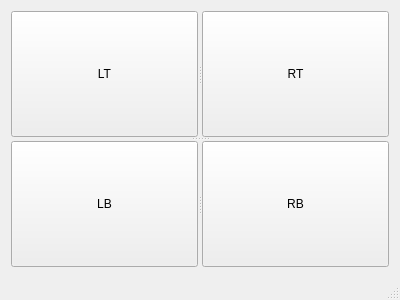
<?xml version="1.0" encoding="UTF-8"?>
<ui version="4.0">
 <class>spliters</class>
 <widget class="QMainWindow" name="spliters">
  <property name="geometry">
   <rect>
    <x>0</x>
    <y>0</y>
    <width>400</width>
    <height>300</height>
   </rect>
  </property>
  <property name="windowTitle">
   <string>spliters</string>
  </property>
  <widget class="QWidget" name="centralWidget">
   <layout class="QHBoxLayout" name="horizontalLayout">
    <item>
     <widget class="QSplitter" name="splitter_3">
      <property name="orientation">
       <enum>Qt::Vertical</enum>
      </property>
      <widget class="QSplitter" name="splitter">
       <property name="orientation">
        <enum>Qt::Horizontal</enum>
       </property>
       <widget class="QPushButton" name="pushButton">
        <property name="text">
         <string>LT</string>
        </property>
       </widget>
       <widget class="QPushButton" name="pushButton_2">
        <property name="text">
         <string>RT</string>
        </property>
       </widget>
      </widget>
      <widget class="QSplitter" name="splitter_2">
       <property name="orientation">
        <enum>Qt::Horizontal</enum>
       </property>
       <widget class="QPushButton" name="pushButton_3">
        <property name="text">
         <string>LB</string>
        </property>
       </widget>
       <widget class="QPushButton" name="pushButton_4">
        <property name="text">
         <string>RB</string>
        </property>
       </widget>
      </widget>
     </widget>
    </item>
   </layout>
  </widget>
  <widget class="QStatusBar" name="statusBar"/>
 </widget>
 <layoutdefault spacing="6" margin="11"/>
 <resources/>
 <connections/>
</ui>
